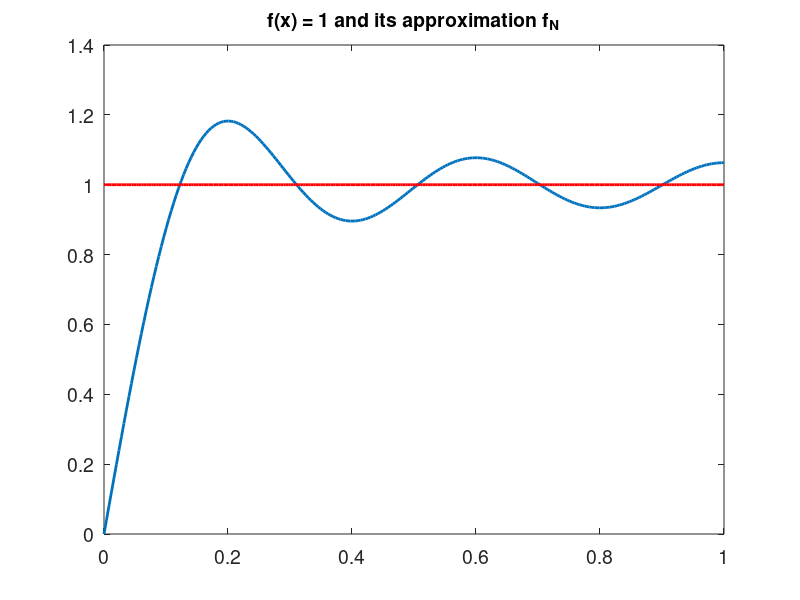
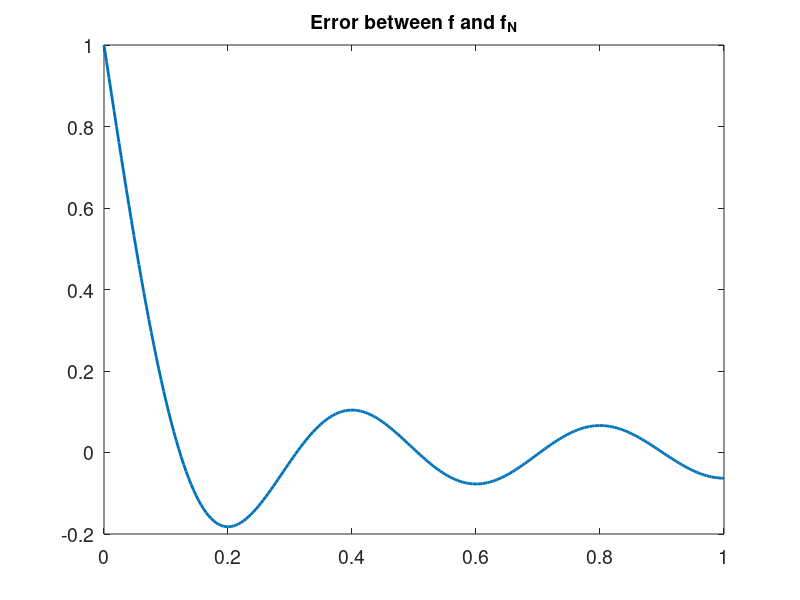
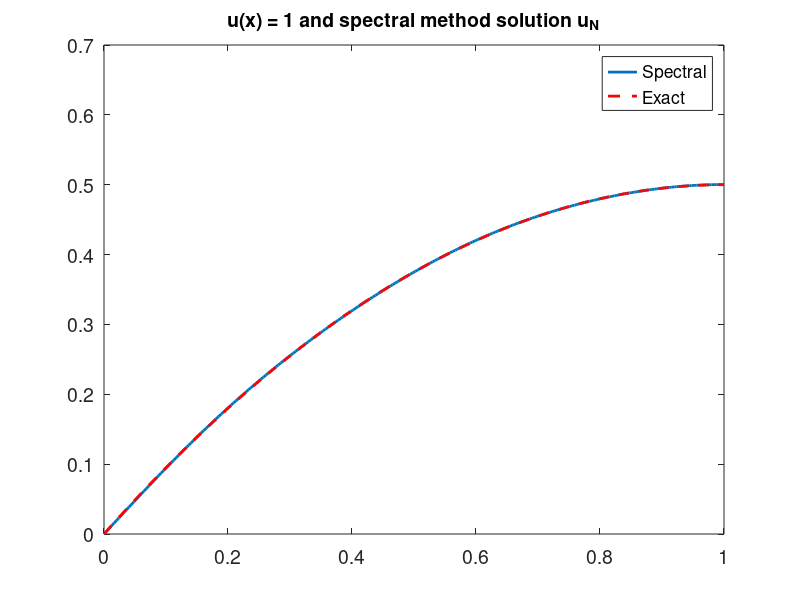
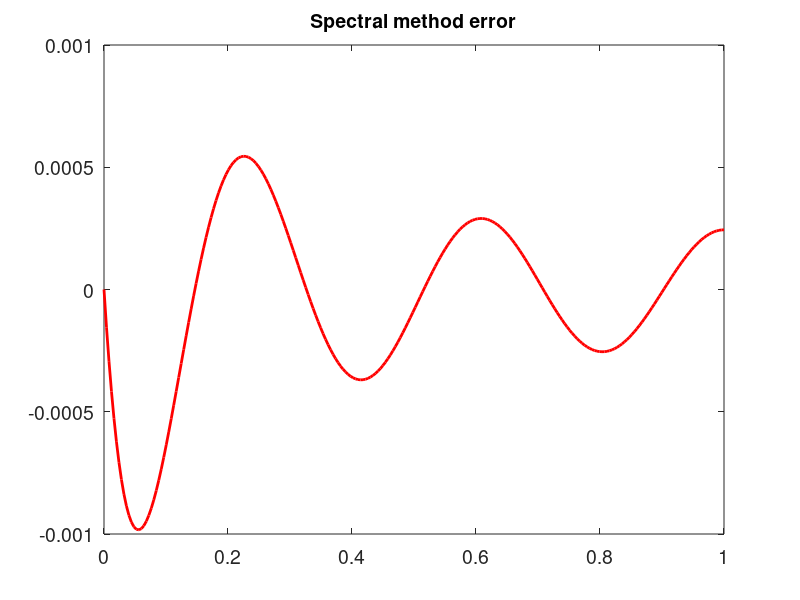

Here is the MATLAB script that generated these plots, in order:
% approximate solution to 
% 
% -u''(x) = 1
% u(0) = u'(1) = 0
% 
% using the spectral method.

N = 5;
x = linspace(0,1,250);

% make best approximation 
fN = 0;
for j = 1:N
    beta_j = 4/((2*j-1)*pi);
    fN = fN + sin((2*j-1)/2*pi*x) * beta_j;
end

% plot best approximation
figure
plot(x,fN,'-','linewidth',2);hold on

% plot true f 
f = ones(size(x));
plot(x,f,'r','linewidth',2);
set(gca,'fontsize',14)
title('f(x) = 1 and its approximation f_N','fontsize',14)

% plot error
figure
plot(x,f - fN,'linewidth',2)
set(gca,'fontsize',14)
title('Error between f and f_N','fontsize',14)

%% spectral method

uN = 0;
for j = 1:N
    beta_j = 4/((2*j-1)*pi);
    lambda_j = ((2*j-1)/2*pi)^2;
    uN = uN + sin((2*j-1)/2*pi*x) * beta_j/ lambda_j;
end
figure
plot(x,uN,'linewidth',2)
hold on
plot(x,.5*x.*(2-x),'r--','linewidth',2)
legend('Spectral','Exact')
set(gca,'fontsize',14)
title('u(x) = 1 and spectral method solution u_N','fontsize',14)

%% plot error

figure
plot(x,uN-.5*x.*(2-x),'r','linewidth',2)
title('Error u-u_N','fontsize',14)
set(gca,'fontsize',14)

title('Spectral method error','fontsize',14)
